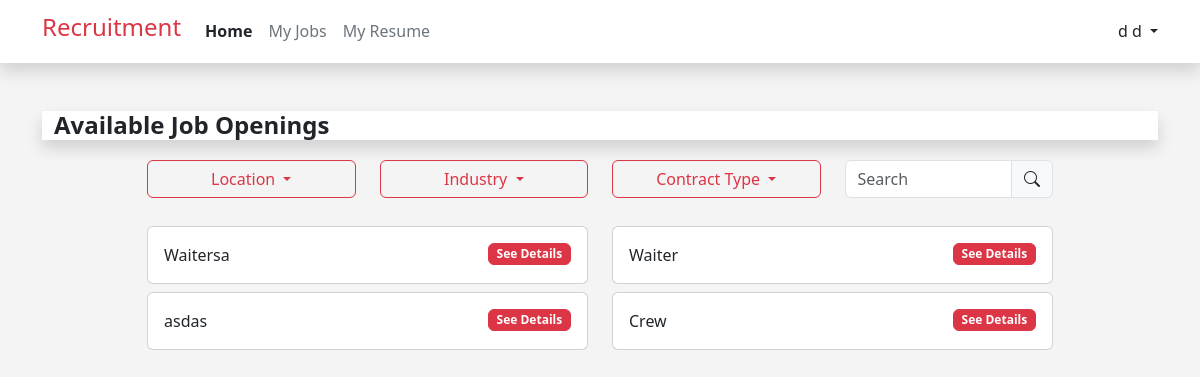
The app's page /index.php (signed in), older data.
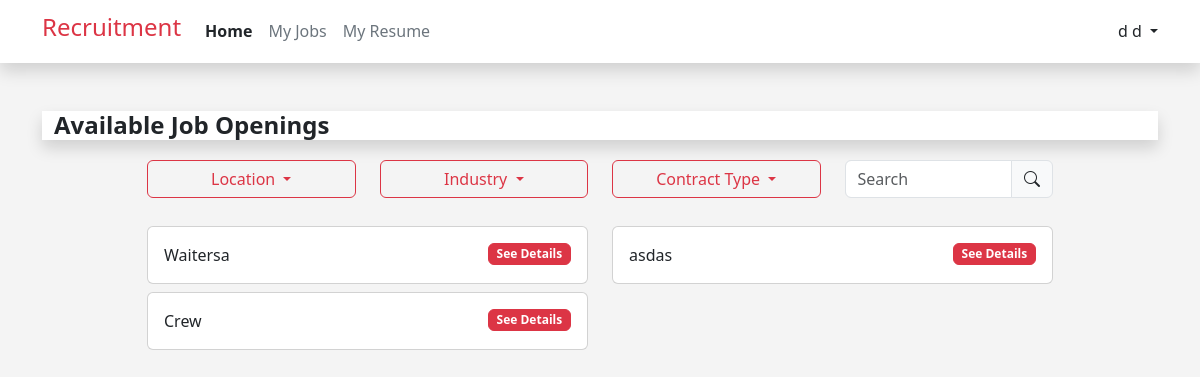
The same page, newer data.
### tables this page shows
CREATE TABLE `mrfs` (
  `id` int(11) NOT NULL,
  `industry` varchar(255) NOT NULL,
  `mrf_status` varchar(255) NOT NULL,
  `closed_date` date NOT NULL,
  `request_date` date NOT NULL DEFAULT current_timestamp(),
  `client` varchar(255) NOT NULL,
  `location` varchar(255) NOT NULL,
  `aging_days` varchar(255) NOT NULL,
  `mrf_number` varchar(255) NOT NULL,
  `new_request` varchar(255) NOT NULL,
  `head_count` int(11) NOT NULL,
  `job_position` varchar(255) NOT NULL,
  `contract_type` varchar(255) NOT NULL,
  `classification` varchar(255) NOT NULL,
  `placed` int(11) NOT NULL,
  `variance` int(11) NOT NULL,
  `cancel` int(11) NOT NULL,
  `job_description` text NOT NULL,
  `qualification` text NOT NULL,
  `remarks` text NOT NULL
);

### index_process.php (called while the page is built, shortened)
<?php
include ("dbconn.php");
if (isset($_SESSION['user_id'])) {
    $userId = $_SESSION['user_id'];
    $mrf_status = "Post";
    $query =
        "SELECT mrfs.*
        FROM mrfs
        LEFT JOIN job_applicants ON mrfs.id = job_applicants.job_id AND job_applicants.user_id = ?
        WHERE mrfs.mrf_status = ? AND job_applicants.user_id IS NULL";
    $stmt = $conn->prepare($query);
    $stmt->bind_param("is", $userId, $mrf_status);
    $stmt->execute();
    $result = $stmt->get_result();
}
?>

### index.php (the view, shortened to what the changed rows need)
<?php
include ("index_process.php");
include ("components/header.php");
?>
<!DOCTYPE html>
<html lang="en">
<head>
</head>
<body style="background-color: #F4F4F4; ">
    <div class="container">
        <div class="container bg-transparent  mb-3 ">
            <div class="row">
                <div class="col-lg-10 mx-auto">
                    <div class="job_search">
                        <div class="search_result">
                            <div class="row">
                                <?php
                                while ($row = mysqli_fetch_assoc($result)) {
                                    ?>
                                    <div class="col-md-6 ">
                                        <div class="card mb-2 ">
                                            <div class="card-body">
                                                <div class="row">
                                                    <div class="col">
                                                        <p class="card-text job-name">
                                                            <?php echo $row['job_position']; ?>
                                                        </p>
                                                    </div>
                                                    <div class="col">
                                                        <button type="button" class="btn btn-danger badge float-end"
                                                            data-bs-toggle="modal"
                                                            data-bs-target="#viewJobDetails<?php echo $row['id']; ?>">
                                                            See Details
                                                        </button>
                                                    </div>
                                                </div>
                                            </div>
                                        </div>
                                    </div>
                                    <?php
                                }
                                ?>
                            </div>
                        </div>
                    </div>
                </div>
            </div>
        </div>
</body>
</html>

Row changes from the older to the newer data that the page shows:
no longer on this page (row edited): mrfs: job_position "Waiter"
